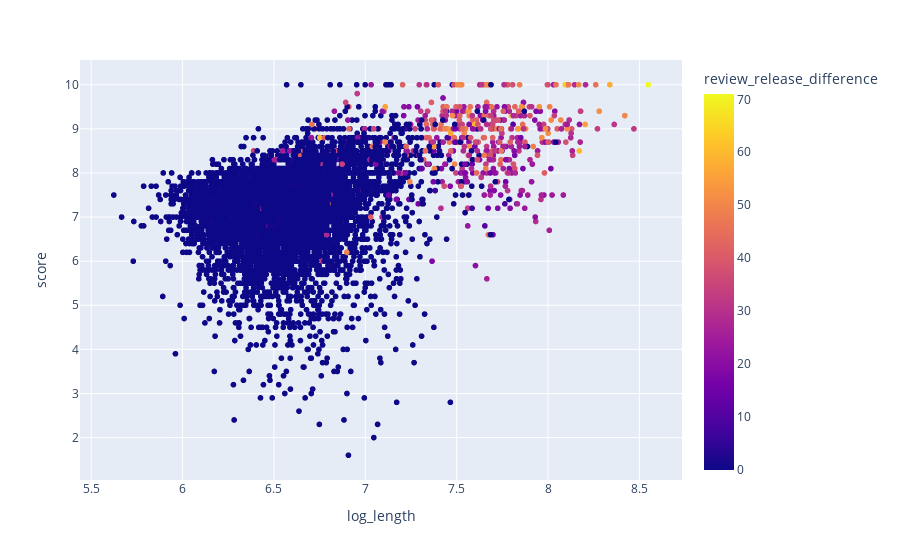

Notebook code for this chart:
### Code cell
df1['log_length'] = np.log(df1['length'])
px.scatter(df1, x="log_length", y="score", color='review_release_difference')

### Figure 1 — Plotly figure (JSON) as saved in the notebook; plotly's stock layout.template omitted (floating-point values rounded to 4 significant figures; data arrays with more than 128 entries replaced by an {"elided": "..."} marker saying what was removed)
{"data": [{"hovertemplate": "log_length=%{x}<br>score=%{y}<br>review_release_difference=%{marker.color}<extra></extra>", "legendgroup": "", "marker": {"color": {"elided": "8768 float values"}, "coloraxis": "coloraxis", "symbol": "circle"}, "mode": "markers", "name": "", "showlegend": false, "type": "scattergl", "x": {"elided": "8768 float values"}, "xaxis": "x", "y": {"elided": "8768 float values"}, "yaxis": "y"}], "layout": {"coloraxis": {"colorbar": {"title": {"text": "review_release_difference"}}, "colorscale": [[0, "#0d0887"], [0.1111, "#46039f"], [0.2222, "#7201a8"], [0.3333, "#9c179e"], [0.4444, "#bd3786"], [0.5556, "#d8576b"], [0.6667, "#ed7953"], [0.7778, "#fb9f3a"], [0.8889, "#fdca26"], [1, "#f0f921"]]}, "legend": {"tracegroupgap": 0}, "margin": {"t": 60}, "xaxis": {"anchor": "y", "domain": [0, 1], "title": {"text": "log_length"}}, "yaxis": {"anchor": "x", "domain": [0, 1], "title": {"text": "score"}}}}
